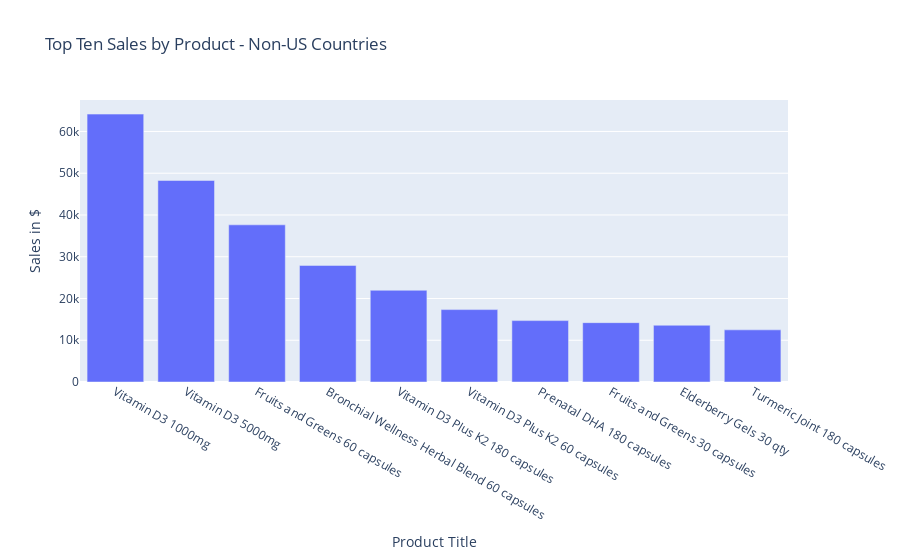

Notebook cell for this chart:
### Code cell
# Plotly bar chart - net sales for top ten products
top_sales_by_product_ten_fig = px.bar(top_sales_by_product_ten, x="product_title", y="net_sales", title="Top Ten Sales by Product - Non-US Countries",
        labels={"product_title" : 'Product Title', "net_sales" :'Sales in $'}, hover_data={"net_sales" : ':.2f'})

top_sales_by_product_ten_fig.show()

### Figure 1 — Plotly figure (JSON) as saved in the notebook; plotly's stock layout.template omitted (floating-point values rounded to 4 significant figures)
{"data": [{"alignmentgroup": "True", "hovertemplate": "Product Title=%{x}<br>Sales in $=%{y:.2f}<extra></extra>", "legendgroup": "", "marker": {"color": "#636efa", "pattern": {"shape": ""}}, "name": "", "offsetgroup": "", "orientation": "v", "showlegend": false, "textposition": "auto", "type": "bar", "x": ["Vitamin D3 1000mg", "Vitamin D3 5000mg", "Fruits and Greens 60 capsules", "Bronchial Wellness Herbal Blend 60 capsules", "Vitamin D3 Plus K2 180 capsules", "Vitamin D3 Plus K2 60 capsules", "Prenatal DHA 180 capsules", "Fruits and Greens 30 capsules", "Elderberry Gels 30 qty", "Turmeric Joint 180 capsules"], "xaxis": "x", "y": [64160.0, 48260.0, 37640.0, 27920.0, 21970.0, 17340.0, 14710.0, 14210.0, 13590.0, 12490.0], "yaxis": "y"}], "layout": {"barmode": "relative", "legend": {"tracegroupgap": 0}, "title": {"text": "Top Ten Sales by Product - Non-US Countries"}, "xaxis": {"anchor": "y", "domain": [0, 1], "title": {"text": "Product Title"}}, "yaxis": {"anchor": "x", "domain": [0, 1], "title": {"text": "Sales in $"}}}}
